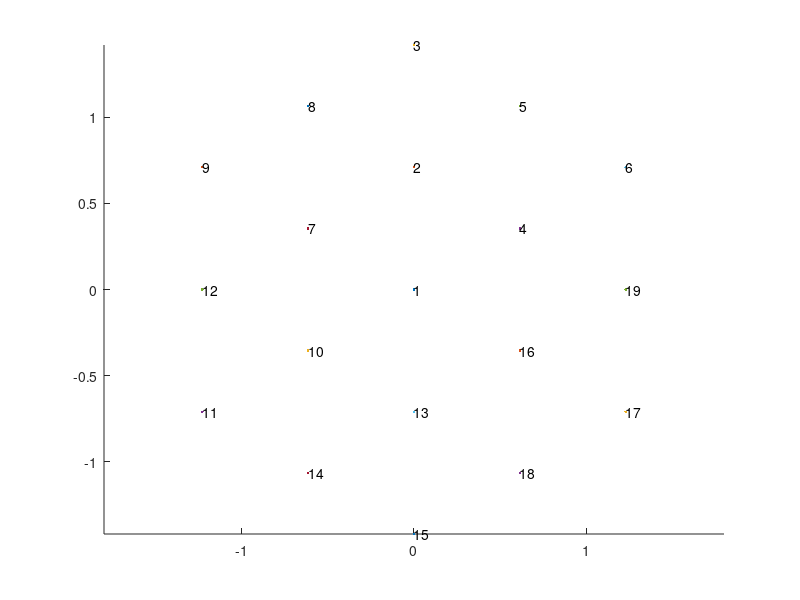

Reproduce this figure in MATLAB. (Note: this script raises an error after producing the figure.)
clear;

%--------------------------------------------------------------------------
% load in Potential.mat
%--------------------------------------------------------------------------

load('Potential.mat');
% contains: - matrix of grid point (x,y)-positions
%           - vector of AQ angles
%           - vector of weights for each point
%           - matrix of sampled potentials (i.e. Fourier components at each point and each angle)

%--------------------------------------------------------------------------
% plot the locations of the 157 grid points
%--------------------------------------------------------------------------

% Plotting of 157 pts.
figure; hold on; axis equal;
x_157=xypos(:,1); y_157=xypos(:,2);
for i=1:size(xypos,1)
    plot (x_157(i),y_157(i),'.')
    text(x_157(i),y_157(i),num2str(i));
end



% Number of Interpolation Points for rectangular grid & angle interpolation
nx=1200;
ny=2000;
ntheta=2; % to request 30 theta vals., starting at 0, e.g., set ntheta=31 | 2-1=1 if no angular dependency is used

%% define range over which potential will be calculated
% potential is calculated across region (x,y) \in ([0,ax],[0,ay])

% the maximum x-displacement of the WS cell is half the basic horizontal lattice spacing
ax=2*max(xypos(:,1));

% the maximum y-displacement of the WS cell is half the basic vertical lattice spacing
ay=3*max(xypos(:,2));

% axes are typically chosen such that dir(x) || dir(a1)
a=ax;

% number of points in non-interpolated WS cell
np=19;

V3Dinterp=V3Dinterp_AQ;

%% --------------------------------------------------------------------------
% interpolating in theta
%--------------------------------------------------------------------------

% intitial number of angles
ntheta0=length(thetapos);

% generate new linearly-spaced vector from [0,2*pi) with ntheta-1 entries
thetavec=linspace(0,2*pi,ntheta); thetavec=thetavec(1:(ntheta-1));

ntheta=ntheta-1;

% use cubic interpolation with spline() function to interpolate in theta dimension for each position (x,y)
% for ixy=1:(size(xypos,1))
%     V3Dinterp_temp(ixy,:)=spline(thetapos,V3Dinterp(ixy,:),thetavec); % spline() uses cubic interpolation
% end
% V3Dinterp=V3Dinterp_temp;

%% --------------------------------------------------------------------------
% interpolating in x and y
%--------------------------------------------------------------------------

% original integer factor N as defined in the theoretical bckgd
nscale=6;

% use halvespacing() method to double the resolution of V3Dinterp
[V3Dnew, xyposnew, weightnew, npnew, nscalenew] = halvespacing(V3Dinterp, xypos, weight, np,nscale,a,12);

%[V3Dnew, xyposnew, weightnew, npnew, nscalenew] = halvespacing(V3Dnew, xyposnew, weightnew, npnew,nscalenew,a,16);


%% --------------------------------------------------------------------------
% interpolating in x and y
%--------------------------------------------

% basic vertical reciprocal lattice spacing
G1=4*pi/sqrt(3)/a;

% basic vertical reciprocal lattice spacing
Gx0=3*pi/ax;

% basic vertical reciprocal lattice spacing
Gy0=8*pi/ay;

%this gives twice the point spacing in the original grid

% iGp is the number of mesh cells in real space to lattice cell along one direction
iGp=0;

% iterate through desired no of points
for ix=1:nx
    for iy=1:ny
        if(mod(ix+iy,2)==0)
            
            % place origin at centre of grid by limiting range to +/- nx or ny:
            
            % limit x
            ixind=ix-1;
            if(ixind>nx/2)
                ixind=ixind-nx;
            end
            
            % limit y
            iyind=iy-1;
            if(iyind>ny/2)
               iyind=iyind-ny;
            end
            
            % find corresponding reciprocal vector for given posn, Gtemp
            Gtemp(1)=ixind*Gx0; Gtemp(2)=iyind*Gy0;
            
            % weight that position based on its position within the range
            weighttemp=InHexRecip(Gtemp,G1,nscalenew);
            
            % if the point is within the basic reciprocal WS cell... (weight=1,1/2,1/3)
           if(weighttemp~=0)
                % add the point to the set of considered reciprocal vectors
                iGp=iGp+1;
                
                Gxp(iGp)=ixind*Gx0; Gyp(iGp)=iyind*Gy0;
                
                weightp(iGp)=weighttemp;
            end
        end
    end
end

% total no of reciprocal grid vectors in basic reciprocal WS cell
nGp=iGp;

% set of moduli of reciprocal grid lattice vectors
Gmag=(Gxp.*Gxp+Gyp.*Gyp);

% sort Gmag and store the permutatiion of the old order to the new order in IX
[Gmag, IX]=sort(Gmag);

% we can now use IX to reorder the points (Gxp,Gyp) by their modulus (reorder all their properties)
Gdum=Gxp(IX); Gxp=Gdum;
Gdum=Gyp(IX); Gyp=Gdum;

Gdum=weightp(IX); weightp=Gdum;

% Normalise the (ixGp,iyGp) to integers defining the reciprocal vectors
ixGp=round(Gxp./Gx0);
iyGp=round(Gyp./Gy0);

% Switch to 1-indexing for use in the Fourier transform
ix0Gp=ixGp+1;
iy0Gp=iyGp+1;

% add multiples of nx,ny to map all points (ix0Gp,iy0Gp)<1, i.e. points outside the range [1,nx] & [1,ny] to 1,2,...
for iGp=1:nGp
    if(ix0Gp(iGp)<1)
        ix0Gp(iGp)=ix0Gp(iGp)+nx;
    end
    if(iy0Gp(iGp)<1)
        iy0Gp(iGp)=iy0Gp(iGp)+ny;
    end
end

% Gxp,Gyp are the x and y components of the nGp reciprocal vectors used to describe the potential. 

% ixGp and iyGp give these vectors as integer multiples of Gx0 and Gy0 which are the basic G vectors of the rectangular unit cell

% ix0Gp and iy0Gp are these integers, but mapped on to the range 1 to nx and 1 to ny where (1,1) is the (Gx,Gy)=(0,0) - i.e. these are the integers to use in the fourier transforms

% so now ix0Gp and iy0Gp have the integers that will locate each G vector in the matrix for a iff2'ed potential

%% --------------------------------------------------------------------------
% calculate potential  Fourier components for interpolated potential
%--------------------------------------------------------------------------
%VG(iGp,iz)
VGnew=zeros(nGp,ntheta);
for iGp=1:nGp
    for itheta=1:ntheta
        dum=0.0;
        for ip=1:npnew  % sum weighted contributions of each Fourier component
    dum=dum+V3Dnew(ip,itheta)*exp(-1i*(Gxp(iGp)*xyposnew(ip,1)+Gyp(iGp)*xyposnew(ip,2)))*weightnew(ip);
        end
        VGnew(iGp,itheta)=dum/nscalenew/nscalenew;
    end
end

%% --------------------------------------------------------------------------
% weight the potential
%--------------------------------------------------------------------------

pe3D=zeros(nx,ny,ntheta);

for itheta=1:ntheta

clear A
    A=zeros(nx,ny);
    for iGp=1:nGp
        % weight the potential at each point to account for double/treble-counting
        A(ix0Gp(iGp),iy0Gp(iGp))=VGnew(iGp,itheta)*weightp(iGp);
    end
    % take the real (cosine) part so that there is a top site at the origin
    B=real(fft2(A));
pe3D(:,:,itheta)=B(:,:);
end

%% --------------------------------------------------------------------------
% produce grid of positions we wish to sample in our plot, as defined by nx and ny
%--------------------------------------------------------------------------

% Note we calculate it across a rectangle cell rather than a WS cell for ease of use
X=zeros(nx,ny);
Y=X;
for ix=1:nx
    for iy=1:ny
        X(ix,iy)=ax*(ix-1)/nx;
        Y(ix,iy)=ay*(iy-1)/ny;
    end
end

%% --------------------------------------------------------------------------
% plot potentials for each calculated theta in [0,180] degrees
%--------------------------------------------------------------------------

% define plot parameters
color_scale_min=0; color_scale_max=1050;
asp = [1 1 1/color_scale_max];
Lx = [0 max(X,[],'all')]; Ly = [0 max(Y,[],'all')];

% plot surface/contour map for each calculated angle theta in [0,180] degrees
for i = 1:ntheta
    figure(100+i);
    %stest = surf(X,Y,pe3D(:,:,i)); set(stest,'LineStyle','none'); caxis([color_scale_min color_scale_max]); view([0 90]); daspect(asp); xlim(Lx); ylim(Ly);
    stest = contourf(X,Y,pe3D(:,:,i)); axis equal; title(sprintf('%d',round(thetavec(i)*(180/pi))));
    
    %exportgraphics(gcf,sprintf('deg%d.png',round(thetavec(i)*3*(180/pi))),'Resolution','300')
end

%% --------------------------------------------------------------------------
% prepare potential object for implementation in MD simulation
%--------------------------------------------------------------------------

% Including 3rd z dimension BUT only with length 1 because we defined a single surface z(x,y)
PES4D_AQ = zeros(nx,ny,ntheta-1,1);
    
PES4D_AQ(:,:,1,:)=pe3D;

%permute axes t: y,x,theta,z
PES4D_AQ=permute(PES4D_AQ,[2 1 3 4]);

save('loadPES', 'PES4D_AQ');
